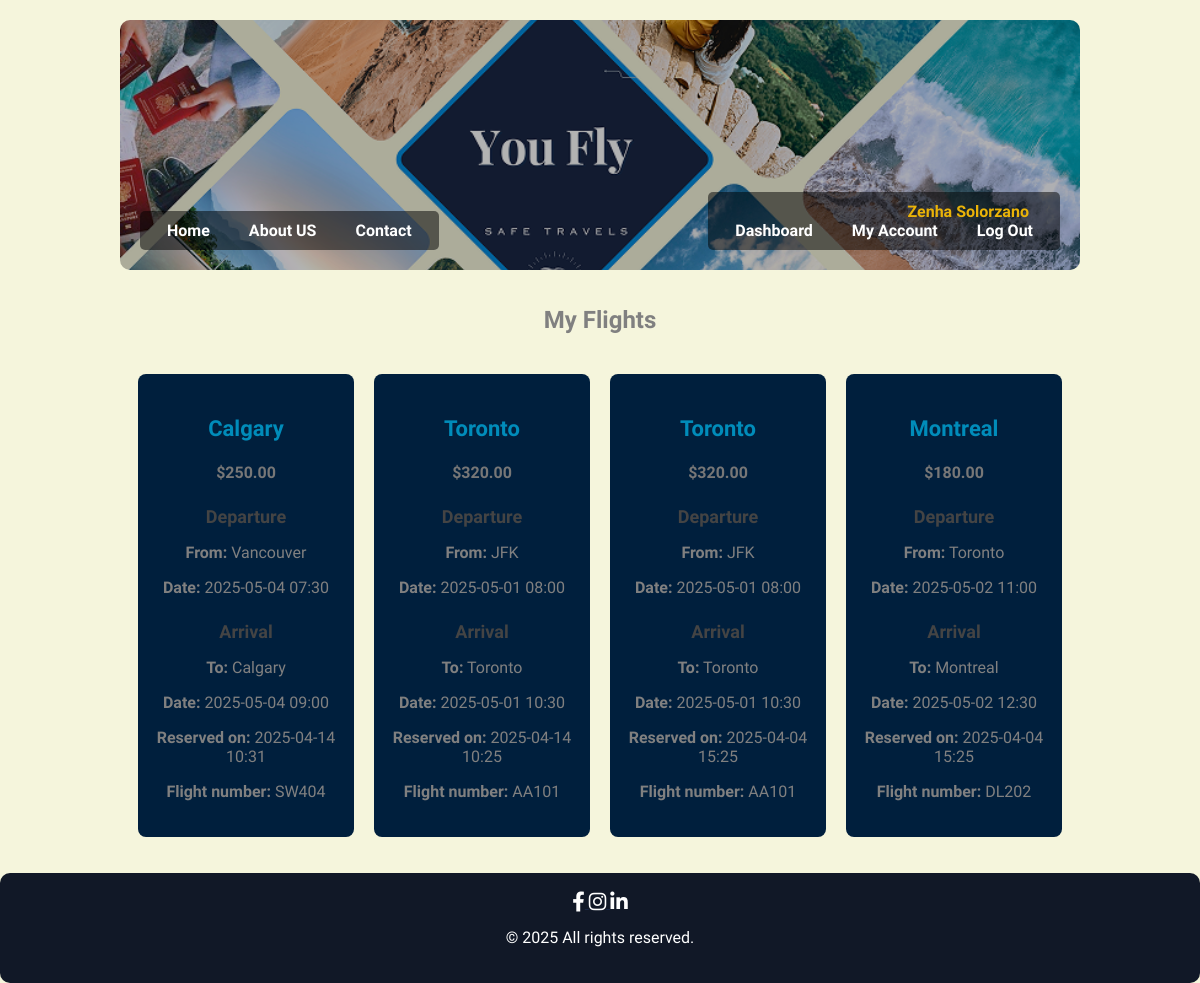
Before: /pages/dashboard.php (signed in) with the older database file.
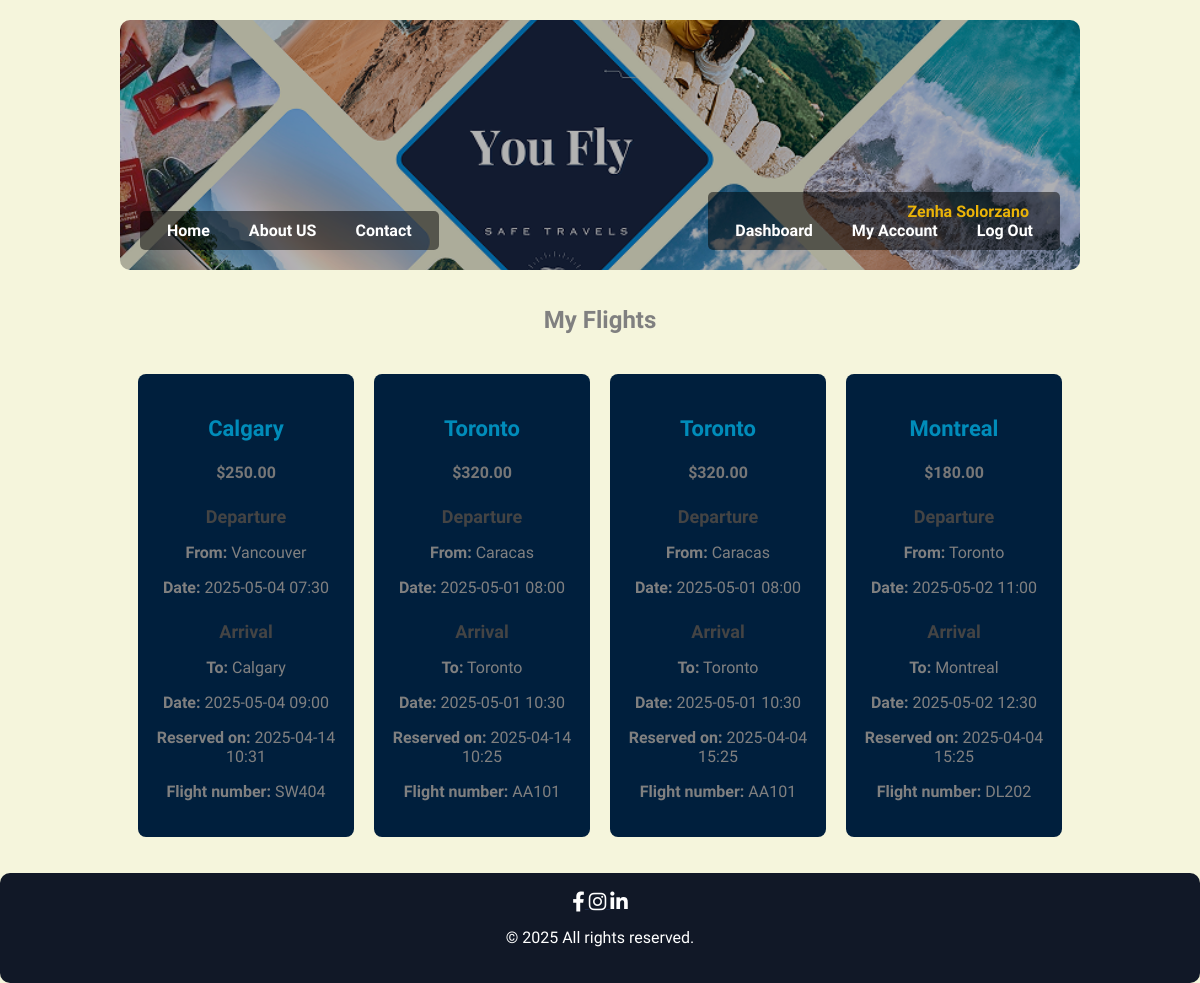
After: the same page with the newer database file.
### tables this page shows
CREATE TABLE `reservations` (
  `reservation_id` int(11) NOT NULL,
  `user_id` int(11) NOT NULL,
  `flight_id` int(11) NOT NULL,
  `reservation_date` datetime NOT NULL,
  `status` varchar(50) NOT NULL,
  `payment_status` varchar(50) NOT NULL,
  `created_at` datetime DEFAULT current_timestamp(),
  `updated_at` datetime DEFAULT current_timestamp() ON UPDATE current_timestamp()
);

CREATE TABLE `flights` (
  `flight_id` int(11) NOT NULL,
  `flight_number` varchar(50) NOT NULL,
  `departure_airport` varchar(100) NOT NULL,
  `arrival_airport` varchar(100) NOT NULL,
  `departure_date` datetime NOT NULL,
  `arrival_date` datetime NOT NULL,
  `price` decimal(10,2) NOT NULL,
  `available_seats` int(11) NOT NULL,
  `created_at` datetime DEFAULT current_timestamp(),
  `updated_at` datetime DEFAULT current_timestamp() ON UPDATE current_timestamp(),
  `picture` varchar(50) NOT NULL
);

### pages/dashboard.php (the view, shortened to what this page needs)
<?php
include '../includes/db.php';
$user_id = $_SESSION['user_id'] ?? null;
include '../includes/header-member.php';
$sql = "SELECT r.*, f.flight_number, f.departure_airport, f.arrival_airport, f.departure_date, f.arrival_date, f.price
        FROM reservations r
        JOIN flights f ON r.flight_id = f.flight_id
        WHERE r.user_id = :user_id
        ORDER BY r.reservation_date DESC";
$stmt = $pdo->prepare($sql);
$stmt->execute(['user_id' => $user_id]);
$reservations = $stmt->fetchAll();
?>
<link rel="stylesheet" href="../css/main.css">
<div class="register-container_dash">
    <h2>My Flights</h2>
    <?php if (count($reservations) === 0): ?>
        <div class="no-flights">
            <h1>No flights on your dashboard yet</h1>
        </div>
    <?php else: ?>
        <div class="flights-grid_hash">
            <?php foreach ($reservations as $flight): ?>
                <div class="flight-card">
                    <div class="card-header">
                        <h3 class="flight-number"><?= htmlspecialchars($flight['arrival_airport']) ?></h3>
                        <p class="price">$<?= number_format($flight['price'], 2, '.', ',') ?></p>
                    </div>
                    <div class="card-body">
                        <div class="departure">
                            <h4>Departure</h4>
                            <p><strong>From:</strong> <?= htmlspecialchars($flight['departure_airport']) ?></p>
                            <p><strong>Date:</strong> <?= date('Y-m-d H:i', strtotime($flight['departure_date'])) ?></p>
                        </div>
                        <div class="departure">
                            <h4>Arrival</h4>
                            <p><strong>To:</strong> <?= htmlspecialchars($flight['arrival_airport']) ?></p>
                            <p><strong>Date:</strong> <?= date('Y-m-d H:i', strtotime($flight['arrival_date'])) ?></p>
                        </div>
                    </div>
                    <div class="card-footer">
                        <p><strong>Reserved on:</strong> <?= date('Y-m-d H:i', strtotime($flight['reservation_date'])) ?></p>
                        <p><strong>Flight number:</strong> <?= $flight['flight_number'] ?></p>
                    </div>
                </div>
            <?php endforeach; ?>
        </div>
    <?php endif; ?>
</div>
<?php include '../includes/footer.php'; ?>

Changed rows visible on the page:
changed through a linked row, reservations (number 2 of 4 on the later page): flight.departure_airport "JFK" → "Caracas"
changed through a linked row, reservations (number 3 of 4 on the later page): flight.departure_airport "JFK" → "Caracas"
